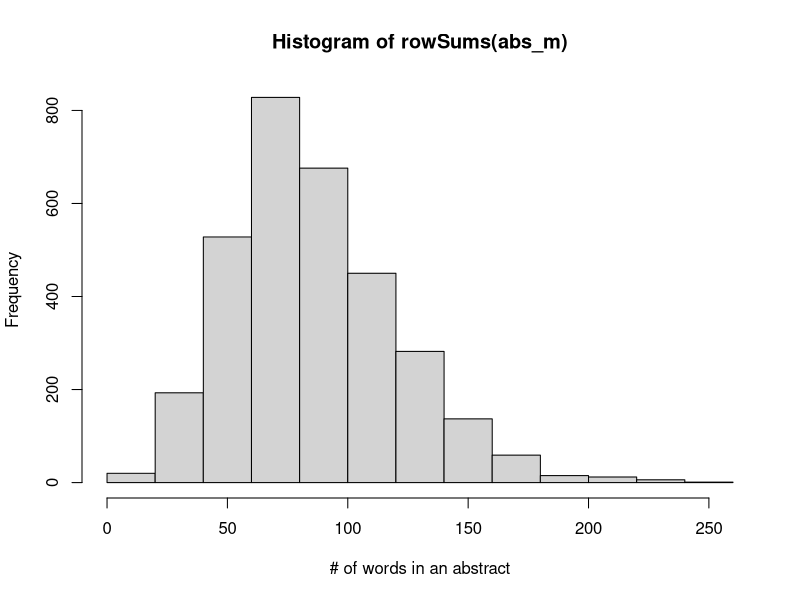
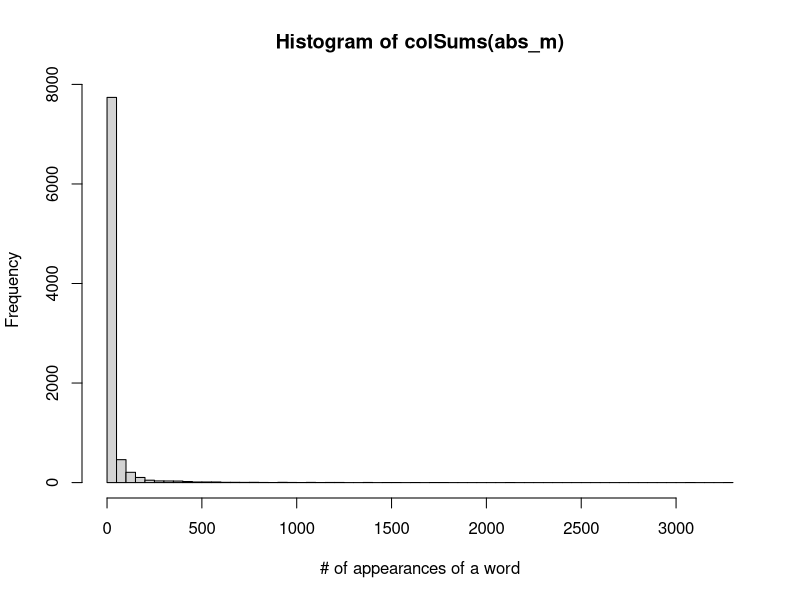

The R source for these figures, in order:
## ---- chunk 1
rm(list = ls())
library(readr)
library(tm)
library(Matrix)
## ---- chunk 2
sla <- read_csv("data/SLA/SCC2016/Data/paperList.txt")
## remove papers that do not have abstract
sla <- sla[!is.na(sla$abstract),]
str(sla)
## ---- chunk 3
abs_source <- VectorSource(sla$abstract)
# Make a volatile corpus: tweets_corpus
abs_corpus <- VCorpus(abs_source)
# Print out the tweets_corpus
abs_corpus

## show one abstract
str(abs_corpus[[15]])
abs_corpus[[15]][1]
## ---- chunk 4
clean_corpus <- function(corpus){
  corpus <- tm_map(corpus, stripWhitespace)
  corpus <- tm_map(corpus, removePunctuation)
  corpus <- tm_map(corpus, removeNumbers) 
  corpus <- tm_map(corpus, content_transformer(tolower))
  corpus <- tm_map(corpus, removeWords, stopwords("en"))
  # ## remove words that appear only once (this method seems to have memory issue?)
  # tdm <- TermDocumentMatrix(corpus)
  # tokens_to_remove       <- findFreqTerms(tdm, 1, 1)
  # corpus <- tm_map(corpus, content_transformer(removeWords), tokens_to_remove[1:5000])
  return(corpus)
}
# Apply  customized function to the abs_corpus: clean_corp
clean_corp <- clean_corpus(abs_corpus)
# Print out a cleaned up corp
clean_corp[[15]][1]
## ---- chunk 5
abs_dtm <- DocumentTermMatrix(clean_corp)
abs_m <- as.matrix(abs_dtm)
## remove terms that appear only once, not very elegant ...
idx <- (colSums(abs_m) > 1)
abs_m <- abs_m[, idx]

abs_m[148:158, 10:22]

hist(rowSums(abs_m), xlab = "# of words in an abstract")

## to make the plot more readable, I limit y axis
hist(colSums(abs_m), xlab = "# of appearances of a word", breaks = 100)
## ---- chunk 6
writeMM(obj = as(abs_m, "sparseMatrix"),file = "data/SLA/docword.sla.txt")
writeLines(text = abs_dtm$dimnames$Terms[idx],con = "data/SLA/vocab.sla.txt")
writeLines(text = sla$title,con = "data/SLA/title.sla.txt")
writeLines(text = sla$DOI,con = "data/SLA/doi.sla.txt")
writeLines(text = sla$abstract,con = "data/SLA/abs.sla.txt")
